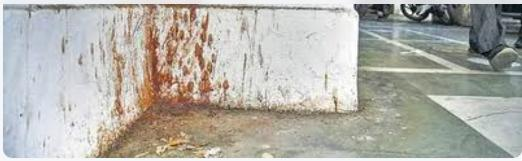
#> input picture model/test_spitting.jpg, 522 x 161 px
$ python -i quality.py   (imports and definitions only)
#> lines starting #> are read from the running program, lines starting #| are printed output that depends on the picture
"""
Image Quality Assessment Module for CivicPulse AI.

Evaluates uploaded images before running heavy neural network inference:
- Blur / sharpness (Laplacian variance)
- Exposure (underexposure / overexposure)
- Contrast / dynamic range
- Resolution and aspect ratio sanity
- Compression artifact heuristics

Produces a quality score (0-100) and actionable user diagnostics.
"""

from __future__ import annotations
import io
from typing import Tuple, Dict, Any, Union
import numpy as np
from PIL import Image, ImageOps


class ImageQualityChecker:
    """Fast, deterministic image quality evaluation."""

    def __init__(
        self,
        min_width: int = 240,
        min_height: int = 240,
        min_quality_threshold: int = 35,
        blur_threshold: float = 60.0,
    ):
        self.min_width = min_width
        self.min_height = min_height
        self.min_quality_threshold = min_quality_threshold
        self.blur_threshold = blur_threshold

    def evaluate(self, image_input: Union[str, bytes, Image.Image]) -> Dict[str, Any]:
        """
        Evaluate image quality.
        Returns a structured dictionary with quality score, metrics, and diagnostics.
        """
#> called with image_input = '../test_spitting.jpg'
        # Load Pillow image
        if isinstance(image_input, str):
            img = Image.open(image_input)
#> img is the input picture: PIL image 522x161 RGB; mean R, G, B 178.9, 176.9, 169.6
        elif isinstance(image_input, bytes):
            img = Image.open(io.BytesIO(image_input))
        elif isinstance(image_input, Image.Image):
            img = image_input
        else:
            raise ValueError("Unsupported image input type")

        # Auto-orient based on EXIF tag if present
        try:
            img = ImageOps.exif_transpose(img)
        except Exception:
            pass

        width, height = img.size
#> width = 522; height = 161
        resolution_str = f"{width}x{height}"
#> resolution_str = '522x161'

        # Convert to RGB if needed
        if img.mode != "RGB":
            img_rgb = img.convert("RGB")
        else:
            img_rgb = img

        # Downsample grayscale for fast metric computation (max 640px)
        gray = img_rgb.convert("L")
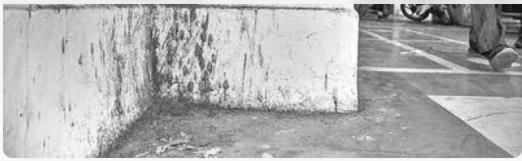
#> gray: PIL image 522x161 L; min 1, max 255, mean 176.7
        if max(width, height) > 640:
            scale = 640.0 / max(width, height)
            gray_small = gray.resize((int(width * scale), int(height * scale)), Image.Resampling.BILINEAR)
        else:
            gray_small = gray

        gray_arr = np.asarray(gray_small, dtype=np.float32)

        # 1. Blur evaluation via discrete Laplacian filter
        laplacian_var = self._compute_laplacian_variance(gray_arr)
        blur_penalty = 0
        is_blurry = False
        if laplacian_var < self.blur_threshold:
            is_blurry = True
            blur_penalty = min(50, int((self.blur_threshold - laplacian_var) * 1.2))

        # 2. Exposure & Contrast
        mean_luminance = float(np.mean(gray_arr))
        std_luminance = float(np.std(gray_arr))

        is_dark = mean_luminance < 35.0
        is_overexposed = mean_luminance > 225.0
        is_low_contrast = std_luminance < 18.0

        exposure_penalty = 0
        if is_dark:
            exposure_penalty += min(45, int((35.0 - mean_luminance) * 1.5))
        if is_overexposed:
            exposure_penalty += min(40, int((mean_luminance - 225.0) * 1.5))
        if is_low_contrast:
            exposure_penalty += min(30, int((18.0 - std_luminance) * 2.0))

        # 3. Resolution & Aspect Ratio
        is_too_small = width < self.min_width or height < self.min_height
        aspect_ratio = max(width / max(height, 1), height / max(width, 1))
        is_extreme_aspect = aspect_ratio > 4.5

        resolution_penalty = 0
        if is_too_small:
            resolution_penalty += 40
        if is_extreme_aspect:
            resolution_penalty += 30

        # Calculate composite score (0-100)
        total_penalty = blur_penalty + exposure_penalty + resolution_penalty
        quality_score = max(5, min(100, 100 - total_penalty))

        # Diagnostics & warnings
        issues = []
        recommendations = []
        if is_too_small:
            issues.append(f"Image resolution ({resolution_str}) is below recommended {self.min_width}x{self.min_height}.")
            recommendations.append("Upload a higher-resolution photograph.")
        if is_blurry:
            issues.append("Image appears significantly blurred or out of focus.")
            recommendations.append("Hold camera steady and capture with clear focus.")
        if is_dark:
            issues.append("Image is heavily underexposed (too dark).")
            recommendations.append("Take the photo with daylight or enable camera flash.")
        if is_overexposed:
            issues.append("Image is overexposed (glare or direct sunlight washout).")
            recommendations.append("Avoid pointing camera directly into sunlight or bright headlights.")
        if is_low_contrast:
            issues.append("Image has low contrast / washed out detail.")
        if is_extreme_aspect:
            issues.append("Image has an extreme panoramic or cropped aspect ratio.")
            recommendations.append("Upload a standard photo showing the surrounding roadway context.")

        is_sufficient = quality_score >= self.min_quality_threshold

        return {
            "quality_score": int(quality_score),
            "is_sufficient": is_sufficient,
            "decision": "OK" if is_sufficient else "IMAGE_QUALITY_INSUFFICIENT",
            "resolution": resolution_str,
            "aspect_ratio": round(aspect_ratio, 2),
            "blur_metric": round(float(laplacian_var), 2),
            "mean_luminance": round(mean_luminance, 1),
            "contrast": round(std_luminance, 1),
            "issues": issues,
            "recommendations": recommendations,
        }

    @staticmethod
    def _compute_laplacian_variance(gray_arr: np.ndarray) -> float:
        """Fast 2D discrete Laplacian variance calculation."""
        # 3x3 Laplacian kernel: [[0, 1, 0], [1, -4, 1], [0, 1, 0]]
        # Vectorized interior calculation without scipy dependency
        if gray_arr.shape[0] < 3 or gray_arr.shape[1] < 3:
            return 0.0

        top = gray_arr[:-2, 1:-1]
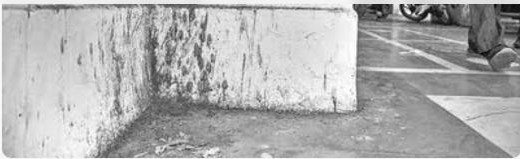
#> top: shape (159, 520) float32; min 1, max 255, mean 175.7
        bottom = gray_arr[2:, 1:-1]
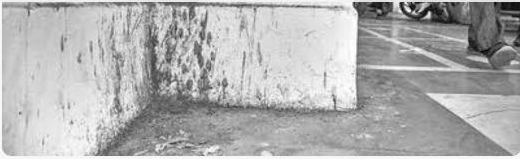
#> bottom: shape (159, 520) float32; min 1, max 255, mean 175.9
        left = gray_arr[1:-1, :-2]
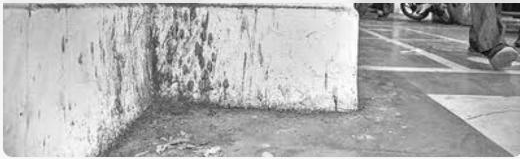
#> left: shape (159, 520) float32; min 1, max 255, mean 176
        right = gray_arr[1:-1, 2:]
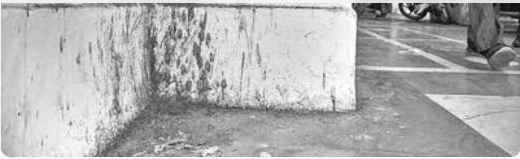
#> right: shape (159, 520) float32; min 1, max 255, mean 175.6
        center = gray_arr[1:-1, 1:-1]
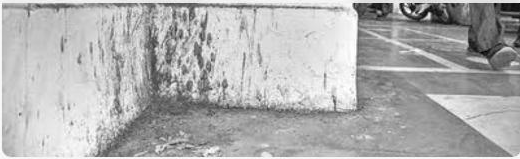
#> center: shape (159, 520) float32; min 1, max 255, mean 175.8

        laplacian = top + bottom + left + right - 4.0 * center
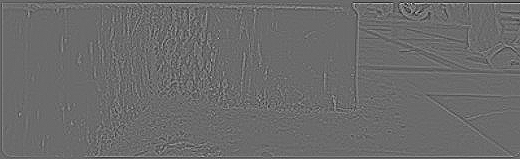
#> laplacian: shape (159, 520) float32; min -264, max 362, mean 0; drawn with min black and max white
        return float(np.var(laplacian))

>>> result = ImageQualityChecker().evaluate('../test_spitting.jpg')
#> in evaluate, `laplacian_var = self._compute_laplacian_variance(gray_arr)`: laplacian_var = 868.4
#> in evaluate, `mean_luminance = float(np.mean(gray_arr))`: mean_luminance = 176.7
#> in evaluate, `std_luminance = float(np.std(gray_arr))`: std_luminance = 45.56
#> in evaluate, `is_dark = mean_luminance < 35.0`: is_dark = False
#> result = 10 items
